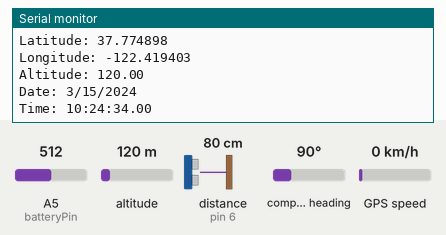
This sketch was run on a simulated Arduino Uno, built with avr-gcc and run on an emulated ATmega328P. On the bench: the last lines printed to the serial monitor. The inputs (shaded band) are chosen by the test bench; at power-on: altitude 120 m, distance to the obstacle (sensor on pin 6) 80 cm, A5 (batteryPin) = 512, GPS speed 0 km/h, compass heading 90°. The echo pulse lasts 58.3 µs per cm; the GPS gets a fix after 3 s at 37.7749, -122.4194 with 8 satellites.

Above: at 5.2 s.
5.3 s: altitude set to 20 m
At 7.0 s:
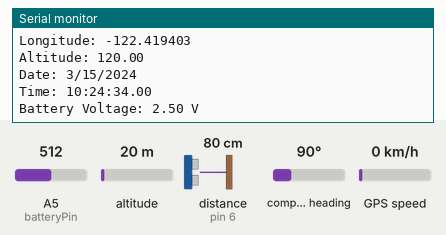
14.9 s: distance to the obstacle (sensor on pin 6) set to 2 cm
At 17.9 s:
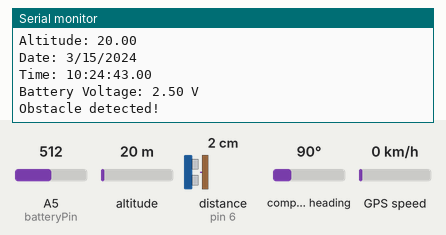
20.3 s: A5 (batteryPin) set to 30
At 27.4 s:
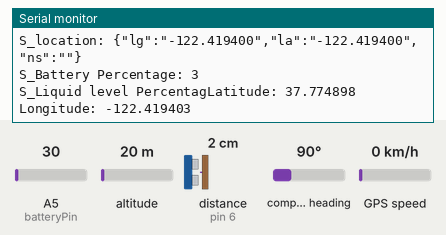
28.7 s: altitude set to 250 m
At 33.8 s:
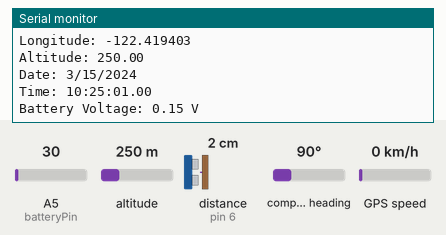
34.1 s: GPS speed set to 90 km/h
At 38.0 s:
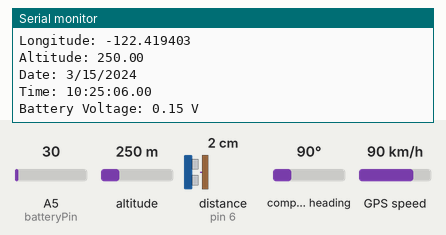
45.8 s: distance to the obstacle (sensor on pin 6) set to 4 cm
At 47.4 s:
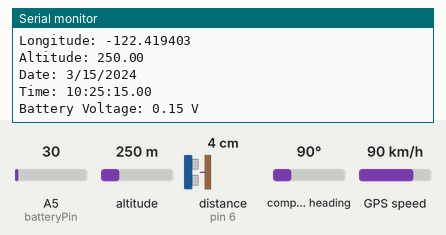
Timing chart, 0 to 48.9 s (numbered marks = the images above; inputs shaded):
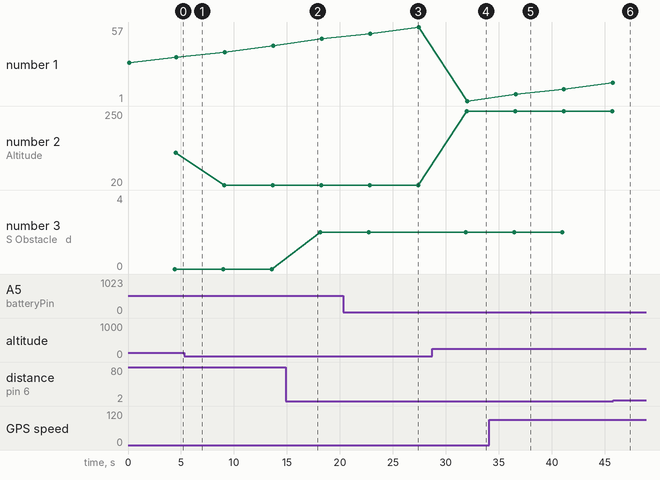

The sketch:

RCFV_ATMEGA_CODE.ino
```cpp
#include <Wire.h>;
#include <SoftwareSerial.h>
#include <ArduinoJson.h>
#include <TinyGPSPlus.h>
// StaticJsonDocument<256> doc;
// StaticJsonDocument<512> doc;
SoftwareSerial ArduinoUno(2, 13);

#include <NewPing.h>


// The GPS objects
TinyGPSPlus gps;

SoftwareSerial gpsSerial(7, 8);  //RX TX


// static const int MAX_SATELLITES = 40;
// TinyGPSCustom totalGPGSVMessages(gps, "GPGSV", 1);  // $GPGSV sentence, first element
// TinyGPSCustom messageNumber(gps, "GPGSV", 2);       // $GPGSV sentence, second element
// TinyGPSCustom satsInView(gps, "GPGSV", 3);          // $GPGSV sentence, third element
// TinyGPSCustom satNumber[4];                         // to be initialized later

// TinyGPSCustom snr[4];

int noSatellites = 0;
int noOfActiveSatellites = 0;

// struct
// {
//   bool active;
//   int elevation;
//   int azimuth;
//   int snr;
// } sats[MAX_SATELLITES];


//ultrasonic sensor for water level
#define echoWaterPin 11      // attach pin D2 Arduino to pin Echo of HC-SR04
#define trigWaterPin 10      //attach pin D3 Arduino to pin Trig of HC-SR04
int MAXCONTAINERRANGE = 22;  // maximum height of tank in cm
int MINCONTAINERRANGE = 2;   // muminum level/height of water in tank in cm


int liquidLevelPerc = 0;

//ultrasonic sensor for obstacle
#define echoObstaclePin 6      // attach pin D2 Arduino to pin Echo of HC-SR04
#define trigObstaclePin 9      //attach pin D3 Arduino to pin Trig of HC-SR04
int MAXOBSTACLEDISTANCE = 30;  // Maximum distance to detect obstacles

// NewPing waterSonar(trigWaterPin, echoWaterPin, MAXCONTAINERRANGE),
//WATER AND OBSTACLE ULTRASONIC CONFIG START
#define SONAR_NUM 2  // Number of sensors.

NewPing sonar[SONAR_NUM] = {                               // Sensor object array.
  NewPing(trigWaterPin, echoWaterPin, MAXCONTAINERRANGE),  // Each sensor's trigger pin, echo pin, and max distance to ping.
  NewPing(trigObstaclePin, echoObstaclePin, MAXOBSTACLEDISTANCE)
};
//WATER AND OBSTACLE ULTRASONIC CONFIG END

// VOLTAGE SENSOR DECLARATION SECTION
const int batteryPin = A5;  // Analog pin connected to battery voltage divider
int batteryPercentage;
// VOLTAGE SENSOR DECLARATION SECTION END


//global sensor object
String SensorValuesTelemetry = "{}";
String GPSLocation = "{}";
String obstacleAhead = "{}";

float longitude = 0, latitude = 0;
String obstacleCommand = "";

void setup(void) {

  ArduinoUno.begin(4800);
  Serial.begin(9600);
  gpsSerial.begin(9600);
  //waterSensorSetup
  pinMode(trigWaterPin, OUTPUT);  // Sets the trigPin as an OUTPUT
  pinMode(echoWaterPin, INPUT);   // Sets the echoPin as an INPUT
}

void loop(void) {
  // This sketch displays information every time a new sentence is correctly encoded.
  while (gpsSerial.available() > 0)
    if (gps.encode(gpsSerial.read()))
      displayInfo();

  // If 5000 milliseconds pass and there are no characters coming in
  // over the software serial port, show a "No GPS detected" error
  // if (millis() > 5000 && gps.charsProcessed() < 10) {
  //   Serial.println("No GPS detected");
  //   while (true)
  //     ;
  // };
}
///function to format sending data
void FormatSendingDataObject() {

  // doc["l"]["lg"] = String(longitude);
  // doc["l"]["la"] =  String(latitude);
  // doc["l"]["d"] =  gpsDate;
  // doc["l"]["t"] = gpsTime;
  // doc["l"]["n"] =  String(noOfActiveSatellites);
  // doc["w"] =  String(liquidLevelPerc);
  // doc["b"] =  String(batteryLevel);
  // doc["o"]["cd"] = obstacleCommand;
  // doc["o"]["d"] =  String(obstacleDistance);

  // // Serialize the JSON object to a string
  // String sensorValues;
  // serializeJson(doc, sensorValues);
  //   Serial.print("sensorValues");
  // Serial.println(sensorValues);
  // // SensorValuesTelemetry = "{\"location\":{\"long\":" + String(longitude) + ",\"lat\":" + String(latitude) + ",\"data\":" + String(gpsDate) + ",\"time\":" + String(gpsTime) + ",\"satelliteno\":" + String(noOfActiveSatellites) + "},\"waterlevel\":" + liquidLevelPerc + ",\"batterlevel\":" + batteryLevel + ",\"obstacle\":{\"command\":"+String(obstacleCommand)+",\"distance\":"+ String(obstacleDistance)+"}}";
  // SensorValuesTelemetry = sensorValues;
  // delay(100);
  // SensorValuesTelemetry = "{\"l\":{\"lg\":" +String(batteryLevel)+ ",\"la\":6.90,\"d\":\"04/02/2023\",\"t\":\"08:06:23.00\",\"n\":9,},\"w\":98,\"b\":30,\"o\":{\"cd\":\"stop\",\"d\":32.1}}";
  //   char buffer[256]; // Adjust the buffer size as needed
  // sprintf(buffer, "{\"l\":{\"lg\":%f,\"la\":6.90,\"n\":9},\"w\":98,\"b\":30,\"o\":{\"cd\":\"stop\",\"d\":32.1}}", batteryLevel);
  // SensorValuesTelemetry = buffer;
  // SensorValuesTelemetry = "{\"l\":{\"lg\":\"longm\",\"la\":6.90,\"n\":9},\"w\":98,\"b\":30,\"o\":{\"cd\":\"stop\",\"d\":32.1}}";
  String str1 = "{\"lg\":\"longm\",\"la\":6.90,\"n\":9} ";
  String str2 = "Arduino!";
  str1.concat(str2);
  SensorValuesTelemetry = str1;
}

void SendFormattedJsonObject() {

  //GPS sensor data
  ArduinoUno.print(GPSLocation);
  ArduinoUno.println("\n");
  Serial.print("S_location: ");
  Serial.println(GPSLocation);

  //ReadBatteryLevel (percentage);
  ArduinoUno.print(batteryPercentage);
  ArduinoUno.println("\n");
  Serial.print("S_Battery Percentage: ");
  Serial.println(batteryPercentage);

  // ReadWaterLevel(liquidLevelPerc);
  ArduinoUno.print(liquidLevelPerc);
  ArduinoUno.println("\n");
  Serial.print("S_Liquid level Percentage: ");
  Serial.println(liquidLevelPerc);

  // ReadObstacleSensor();
  ArduinoUno.print(obstacleAhead);
  ArduinoUno.println("\n");
  Serial.print("S_Obstacle: ");
  Serial.println(obstacleAhead);
}
//functions to read from sensors
void displayInfo() {
  StaticJsonDocument<200> locationDoc;
  GPSLocation = "";
  delay(50);
  if (gps.location.isValid()) {
    Serial.print("Latitude: ");
    Serial.println(gps.location.lat(), 6);
    Serial.print("Longitude: ");
    Serial.println(gps.location.lng(), 6);
    locationDoc["lg"] = String(gps.location.lng(), 6);
    Serial.print("Altitude: ");
    Serial.println(gps.altitude.meters());
    locationDoc["la"] = String(gps.location.lng(), 6);
    locationDoc["ns"] = "";
  } else {
    Serial.println("Location: Not Available");
  }

  Serial.print("Date: ");
  if (gps.date.isValid()) {
    Serial.print(gps.date.month());
    Serial.print("/");
    Serial.print(gps.date.day());
    Serial.print("/");
    Serial.println(gps.date.year());
  } else {
    Serial.println("Not Available");
  }

  Serial.print("Time: ");
  if (gps.time.isValid()) {
    if (gps.time.hour() < 10) Serial.print(F("0"));
    Serial.print(gps.time.hour());
    Serial.print(":");
    if (gps.time.minute() < 10) Serial.print(F("0"));
    Serial.print(gps.time.minute());
    Serial.print(":");
    if (gps.time.second() < 10) Serial.print(F("0"));
    Serial.print(gps.time.second());
    Serial.print(".");
    if (gps.time.centisecond() < 10) Serial.print(F("0"));
    Serial.println(gps.time.centisecond());
  } else {
    Serial.println("Not Available");
  }

  serializeJson(locationDoc, GPSLocation);
  Serial.println();
  Serial.println();
  delay(1000);
  ReadBatteryLevel(batteryPercentage);
  Water_Obstacle_Distance();
  // ReadWaterLevel(liquidLevelPerc);
  // ReadObstacleSensor();
  delay(100);
  FormatSendingDataObject();
  SendFormattedJsonObject();
}
// void ReadGeolocation() {
//   Serial.println("Location1");


//   if (gps.location.isValid()) {
//     Serial.println("Location2");
//     // Latitude in degrees (double)

//     Serial.print("Latitude= ");
//     Serial.print(gps.location.lat(), 6);
//     latitude = gps.location.lat();
//     // Longitude in degrees (double)
//     Serial.print(" Longitude= ");
//     Serial.println(gps.location.lng(), 6);
//     longitude = gps.location.lng();
//   } else {
//     Serial.println("Location: Not Available");
//   }
//   Serial.print("Satellites: ");
//   if (totalGPGSVMessages.isUpdated()) {
//     for (int i = 0; i < 4; ++i) {
//       int no = atoi(satNumber[i].value());
//       // Serial.print(F("SatNumber is ")); Serial.println(no);
//       if (no >= 1 && no <= MAX_SATELLITES) {
//         sats[no - 1].active = true;
//       }
//     }

//     int totalMessages = atoi(totalGPGSVMessages.value());
//     int currentMessage = atoi(messageNumber.value());
//     if (totalMessages == currentMessage) {
//       Serial.print(F("Sats="));
//       Serial.print(gps.satellites.value());
//       Serial.print(F(" Nums="));
//       noOfActiveSatellites = 0;  //start counting active satellites from zero
//       for (int i = 0; i < MAX_SATELLITES; ++i)
//         if (sats[i].active) {
//           noSatellites = i + 1;
//           Serial.print(noSatellites);
//           noOfActiveSatellites++;
//           Serial.print(F(" "));
//         }
//       Serial.print("No of active satelites = ");
//       Serial.println(noOfActiveSatellites);
//       for (int i = 0; i < MAX_SATELLITES; ++i)
//         sats[i].active = false;
//     }
//   }


//   Serial.println("Location4");
// }


// void ReadWaterLevel(int& liquidLevelPerc) {

//   float heightOfWater = waterSonar.ping_cm();
//   delay(200);
//   Serial.print(heightOfWater);
//   Serial.println("cm");
//   if (heightOfWater < MAXCONTAINERRANGE + 100) {  //change if needed
//     int mapVolumePerc = map(heightOfWater, MINCONTAINERRANGE, MAXCONTAINERRANGE, 100, 0);
//     if (mapVolumePerc > -1 && mapVolumePerc < 101) {
//       Serial.print(liquidLevelPerc);
//       Serial.println("%");
//       liquidLevelPerc = mapVolumePerc;
//     }
//   }
// }

int ReadBatteryLevel(int& batteryPercentage) {
  int rawValue = analogRead(batteryPin);  // Read the analog value
  // Convert analog value to voltage (considering voltage divider ratio)
  float voltage = (rawValue / 1024.0) * 5.0;  // Assuming a 5V Arduino
  // Convert voltage to battery percentage (assuming 3.7V LiPo battery)
  // int batteryVoltageMap = map(1, 0, 4.2, 0, 100);
   int batteryVoltageMap = getPercentage(voltage, 0, 4.2);

  Serial.print("Battery Voltage: ");
  Serial.print(voltage, 2);
  Serial.println(" V");
  if (batteryVoltageMap > -1 && batteryVoltageMap < 101) {
    batteryPercentage = batteryVoltageMap;
  }
  delay(3000);  // Delay before taking the next reading
}

// void ReadObstacleSensor() {
//   StaticJsonDocument<200> ObstacleDoc;
//   float obstacleDistance = obstacleSonar.ping_cm();
//   ObstacleDoc["d"] = obstacleDistance;
//   delay(200);
//   Serial.print(obstacleDistance);
//   Serial.println("cm");
//   if (obstacleDistance < MAXOBSTACLEDISTANCE) {
//     // An obstacle is detected within the specified range
//     Serial.println("Obstacle detected!");
//     ObstacleDoc["cd"] = "stop";
//   } else {
//     // No obstacle detected
//     Serial.println("No obstacle.");
//     ObstacleDoc["cd"] = "ggg";
//   }
//   delay(500);
//   serializeJson(ObstacleDoc, obstacleDistance);
// }


void Water_Obstacle_Distance() {
  for (uint8_t i = 0; i < SONAR_NUM; i++) {  // Loop through each sensor and display results.
    delay(50);                               // Wait 50ms between pings (about 20 pings/sec). 29ms should be the shortest delay between pings.
    if (i = 0) {
      // water
      float heightOfWater = sonar[i].ping_cm();
      delay(50);
      Serial.println("Water sensor");
      if (heightOfWater < MAXCONTAINERRANGE + 100) {  //change if needed
        // int mapVolumePerc = map(heightOfWater, MINCONTAINERRANGE, MAXCONTAINERRANGE, 100, 0);
        int mapVolumePerc = getPercentage(heightOfWater, MINCONTAINERRANGE, MAXCONTAINERRANGE );
        if (mapVolumePerc > -1 && mapVolumePerc < 101) {
          liquidLevelPerc = mapVolumePerc;
        }
      }
    } else if (i = 1) {
      //obstacle
      obstacleAhead = "";
      StaticJsonDocument<200> ObstacleDoc;
      float obstacleDistance = sonar[i].ping_cm();
      ObstacleDoc["d"] = obstacleDistance;
      delay(50);
      if (obstacleDistance < MAXOBSTACLEDISTANCE) {
        // An obstacle is detected within the specified range
        Serial.println("Obstacle detected!");
        ObstacleDoc["cd"] = "stop";
      } else {
        // No obstacle detected
        Serial.println("No obstacle.");
        ObstacleDoc["cd"] = "ggg";
      }
      delay(50);
      serializeJson(ObstacleDoc, obstacleAhead);
    }
  }
}

String formatFloat(float number, int decimalPlaces) {
  // Create a string with the desired number of decimal places
  char buffer[20];
  snprintf(buffer, sizeof(buffer), "%.*f", decimalPlaces, number);
  return String(buffer);
}

int getPercentage(float inputValue, float minInput, float maxInput ) {
  // Create a string with the desired number of decimal places
  int percentage = ((inputValue - minInput) / (maxInput - minInput)) * 100;
  return percentage;
}
```

Measured:
- after the input at 20.3 s, the serial monitor: prints a new line after 3.5 s (image 3)
- after the input at 28.7 s, the serial monitor: prints a new line after 3.3 s (image 4)
- plotted number 2: 120 → 20 after the input at 5.3 s, 20 → 250 after the input at 28.7 s
- plotted number 3: 0 → 2 after the input at 14.9 s, 2 → 4 after the input at 45.8 s
